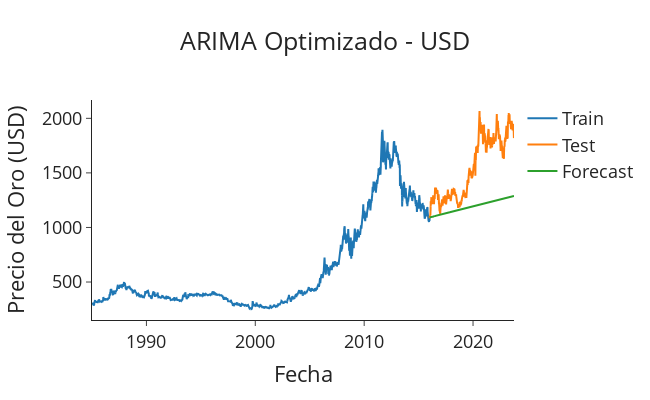
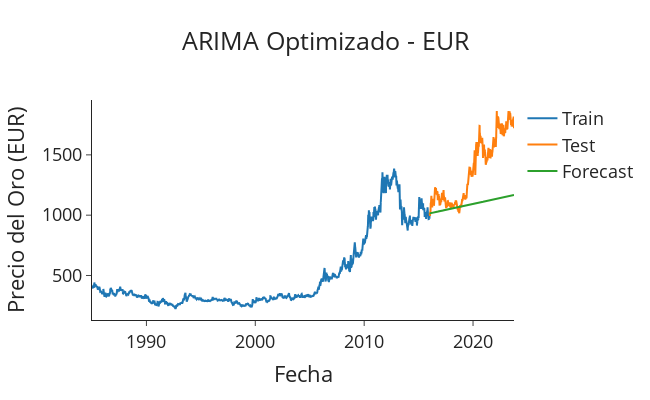

The code cell stored with these charts, in order, in its notebook:
### Markdown cell above
### Interpretación de los Resultados del Modelo ARIMA para USD y EUR

Después de entrenar los modelos **ARIMA(3, 1, 4)** para **USD** y **ARIMA(3, 1, 5)** para **EUR**, se obtuvieron las siguientes métricas de error:

- **USD**:
  - **RMSE**: 441.130
  - **MAE**: 375.101
  - **MAPE**: 22.283%
  
- **EUR**:
  - **RMSE**: 378.362
  - **MAE**: 303.197
  - **MAPE**: 19.606%

### Análisis Comparativo con el Modelo Holt-Winters

Al comparar estos resultados con los obtenidos previamente con el **modelo Holt-Winters**, es evidente que el desempeño del **ARIMA** es inferior. Los valores de **RMSE**, **MAE** y **MAPE** son considerablemente más altos en **ARIMA** que en **Holt-Winters**, lo que indica que el modelo **ARIMA** tiene mayores errores de predicción y no logra ajustarse correctamente a la serie temporal.

- **MAPE**: El valor de **MAPE** del 22.283% para **USD** y 19.606% para **EUR** en el modelo **ARIMA** es significativamente mayor en comparación con el modelo **Holt-Winters**, donde los valores eran alrededor del 6.69% y 6.50%, respectivamente. Esto sugiere que **ARIMA** tiene dificultades para seguir la tendencia general de los precios del oro en ambas divisas, y su precisión en las predicciones es notablemente menor.

### Falta de Ajuste a la Tendencia

-Las gráficas generadas también refuerzan este punto: las **predicciones de ARIMA** no siguen de manera efectiva la **tendencia ascendente** de los datos reales mostrando una línea de predicción casi plana que no reflejan el crecimiento observada en los precios reales.
-Este comportamiento puede deberse a que el modelo **ARIMA** no está capturando adecuadamente la **tendencia a largo plazo** presente en los precios del oro, lo que es más evidente en las **gráficas** tanto para **USD** como para **EUR**.

### Optimización del Modelo ARIMA mediante Grid Search basado en RMSE

Con el fin de mejorar la precisión y el ajuste del modelo **ARIMA**, se realizara un **Grid Search** para optimizar el modelo utilizando el **RMSE** como métrica de evaluación.Buscando un modelo mas indicado para reflejar las tendecias de los precios del oro.

### Code cell
import warnings
from statsmodels.tsa.arima.model import ARIMA
import numpy as np
from sklearn.metrics import mean_squared_error
import plotly.graph_objects as go


# Ignorar warnings de convergencia
warnings.filterwarnings("ignore")

# Usar las variables ya definidas para diferenciación y división de los datos
train_usd_diff = daily_gold_rate_AR['USD_diff'].iloc[:-int(len(daily_gold_rate_AR) * 0.2)]
test_usd_diff = daily_gold_rate_AR['USD_diff'].iloc[-int(len(daily_gold_rate_AR) * 0.2):]

train_eur_diff = daily_gold_rate_AR['EUR_diff'].iloc[:-int(len(daily_gold_rate_AR) * 0.2)]
test_eur_diff = daily_gold_rate_AR['EUR_diff'].iloc[-int(len(daily_gold_rate_AR) * 0.2):]

train_usd_original = daily_gold_rate_AR['USD'].iloc[:-int(len(daily_gold_rate_AR) * 0.2)]
test_usd_original = daily_gold_rate_AR['USD'].iloc[-int(len(daily_gold_rate_AR) * 0.2):]

train_eur_original = daily_gold_rate_AR['EUR'].iloc[:-int(len(daily_gold_rate_AR) * 0.2)]
test_eur_original = daily_gold_rate_AR['EUR'].iloc[-int(len(daily_gold_rate_AR) * 0.2):]

# Definir los rangos de parámetros para (p, d, q)
p = range(0, 5)
d = range(1, 2)  
q = range(0, 5)

# Función para buscar los mejores parámetros para una serie dada usando AIC
def optimize_arima(series, p_values, d_values, q_values):
    best_aic = float("inf")
    best_order = None
    best_model = None
    
    for p in p_values:
        for d in d_values:
            for q in q_values:
                try:
                    model = ARIMA(series, order=(p, d, q))
                    model_fit = model.fit()
                    aic = model_fit.aic
                    if aic < best_aic:
                        best_aic = aic
                        best_order = (p, d, q)
                        best_model = model_fit
                except:
                    continue
    return best_order, best_aic, best_model

# Optimizar ARIMA para la serie de USD diferenciada
best_order_usd, best_aic_usd, best_model_usd = optimize_arima(train_usd_diff, p, d, q)
print(f"Mejores parámetros para USD: {best_order_usd} con AIC = {best_aic_usd}")

# Optimizar ARIMA para la serie de EUR diferenciada
best_order_eur, best_aic_eur, best_model_eur = optimize_arima(train_eur_diff, p, d, q)
print(f"Mejores parámetros para EUR: {best_order_eur} con AIC = {best_aic_eur}")

# Entrenar el modelo ARIMA con los mejores parámetros y hacer predicciones
forecasts_usd_diff_optimized = best_model_usd.forecast(steps=len(test_usd_diff))
forecasts_eur_diff_optimized = best_model_eur.forecast(steps=len(test_eur_diff))

# Invertir la diferenciación para obtener las predicciones en la escala original
forecasts_usd_optimized = np.cumsum(forecasts_usd_diff_optimized) + train_usd_original.iloc[-1]
forecasts_eur_optimized = np.cumsum(forecasts_eur_diff_optimized) + train_eur_original.iloc[-1]

# Calcular el RMSE para USD
rmse_usd = np.sqrt(mean_squared_error(test_usd_original, forecasts_usd_optimized))
print(f"RMSE para USD: {rmse_usd}")

# Calcular el RMSE para EUR
rmse_eur = np.sqrt(mean_squared_error(test_eur_original, forecasts_eur_optimized))
print(f"RMSE para EUR: {rmse_eur}")

# Función para graficar los resultados
def plot_forecasts(train, test, forecasts, title, y_title):
    fig = go.Figure()
    fig.add_trace(go.Scatter(x=train.index, y=train, name='Train'))
    fig.add_trace(go.Scatter(x=test.index, y=test, name='Test'))
    fig.add_trace(go.Scatter(x=test.index, y=forecasts, name='Forecast'))
    fig.update_layout(template="simple_white", font=dict(size=18), title_text=title,
                      width=650, title_x=0.5, height=400, xaxis_title='Fecha',
                      yaxis_title=y_title)
    fig.show()

# Graficar los pronósticos optimizados para USD
plot_forecasts(train_usd_original, test_usd_original, forecasts_usd_optimized, 'ARIMA Optimizado - USD', 'Precio del Oro (USD)')

# Graficar los pronósticos optimizados para EUR
plot_forecasts(train_eur_original, test_eur_original, forecasts_eur_optimized, 'ARIMA Optimizado - EUR', 'Precio del Oro (EUR)')

### Figure 1 — Plotly figure (JSON) as saved in the notebook; plotly's stock layout.template omitted (floating-point values rounded to 4 significant figures; data arrays with more than 128 entries replaced by an {"elided": "..."} marker saying what was removed)
{"data": [{"name": "Train", "type": "scatter", "x": {"elided": "8092 str values"}, "y": {"elided": "8092 float values"}}, {"name": "Test", "type": "scatter", "x": {"elided": "2022 str values"}, "y": {"elided": "2022 float values"}}, {"name": "Forecast", "type": "scatter", "x": {"elided": "2022 str values"}, "y": {"elided": "2022 float values"}}], "layout": {"font": {"size": 18}, "height": 400, "title": {"text": "ARIMA Optimizado - USD", "x": 0.5}, "width": 650, "xaxis": {"title": {"text": "Fecha"}}, "yaxis": {"title": {"text": "Precio del Oro (USD)"}}}}

### Figure 2 — Plotly figure (JSON) as saved in the notebook; plotly's stock layout.template omitted (floating-point values rounded to 4 significant figures; data arrays with more than 128 entries replaced by an {"elided": "..."} marker saying what was removed)
{"data": [{"name": "Train", "type": "scatter", "x": {"elided": "8092 str values"}, "y": {"elided": "8092 float values"}}, {"name": "Test", "type": "scatter", "x": {"elided": "2022 str values"}, "y": {"elided": "2022 float values"}}, {"name": "Forecast", "type": "scatter", "x": {"elided": "2022 str values"}, "y": {"elided": "2022 float values"}}], "layout": {"font": {"size": 18}, "height": 400, "title": {"text": "ARIMA Optimizado - EUR", "x": 0.5}, "width": 650, "xaxis": {"title": {"text": "Fecha"}}, "yaxis": {"title": {"text": "Precio del Oro (EUR)"}}}}
